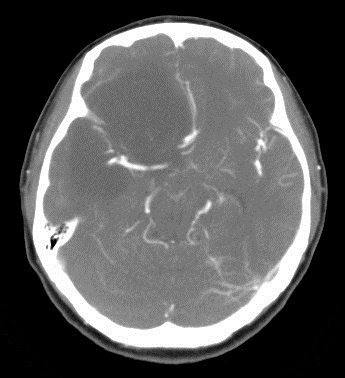
#> input picture 6-wavelet transform merge/CT-processed.jpg, 345 x 378 px
$ python 'wavelet merge.py'   (older library calls are emulated)
#> lines starting #> are read from the running program, lines starting #| are printed output that depends on the picture
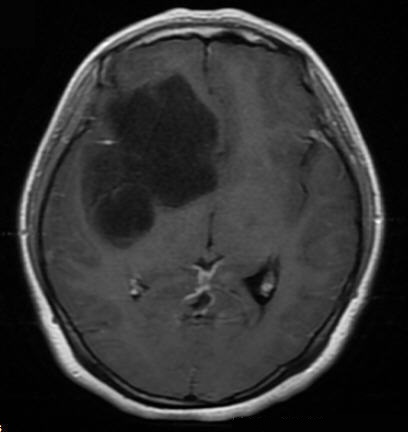
#> input picture 6-wavelet transform merge/T1.jpg, 408 x 432 px
#!/usr/bin/python
# -*- coding:utf8 -*-
import pywt
import numpy as np
import matplotlib.pyplot as plt
from PIL import Image
import cv2

# 对两个图片先进行小波分解，分别将低频和高频部分进行融合，最后进行小波重建
def wavelet(img1, img2, windowsize, wavelevel):
#> called with windowsize = 5, wavelevel = 2
    wave1 = pywt.wavedec2(img1, 'db2', level=wavelevel)
#> wave1 = 3 items
    wave2 = pywt.wavedec2(img2, 'db2', level=wavelevel)
#> wave2 = 3 items
    # 使用pywavelet库中的wavedec2函数对图片进行小波分解，此函数返回一个list
    # [cAn, (cHn, cVn, cDn), ..., (cH1, cV1, cD1)]，分别是逼近、水平细节、垂直细节、对角线细节
    # assert len(wave1) == len(wave2)
    res = []
    for k in range(len(wave1)):
        # 处理低频分量
        if k == 0:
            lowWeight1, lowWeight2 = GetLowWeight(wave1[k], wave2[k])  # 获得权重值
            lowres = np.zeros(wave2[k].shape)
            row, col = wave1[k].shape
            # 用加权平均法对低频分量进行融合
            for i in range(row):
                for j in range(col):
                    lowres[i, j] = lowWeight1 * wave1[k][i, j] + lowWeight2 * wave2[k][i, j]
            res.append(lowres)
            continue
        # 处理高频分量
        highres = []
        for array1, array2 in zip(wave1[k], wave2[k]):
            a_row, a_col = array1.shape
            highFreq = np.zeros((a_row, a_col))
            var1 = GetVariance(array1, windowsize)  # 获取每幅图的方差矩阵
            var2 = GetVariance(array2, windowsize)
            # 根据区域方差最大准则进行融合
            for i in range(a_row):
                for j in range(a_col):
                    if var1[i, j] > var2[i, j]:
                        highFreq[i, j] = array1[i, j]
                    else:
                        highFreq[i, j] = array2[i, j]
            highres.append(highFreq)
        res.append(tuple(highres))
#> this loop made 3 passes
#> (mean1 in GetLowWeight, var1 in GetLowWeight, mean2 in GetLowWeight, var2 in GetLowWeight, weight1 in GetLowWeight, weight2 in GetLowWeight, lowWeight1, lowWeight2) on pass 1: ([345.1], [314.5], [184.5], [170.4], [0.649], [0.351], [0.649], [0.351])
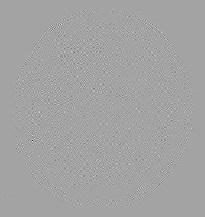
#> array1: shape (217, 205) float64; min -68.28, max 38.27, mean 0; drawn with min black and max white
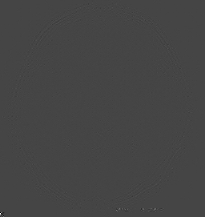
#> array2: shape (217, 205) float64; min -34.9, max 93.31, mean 0; drawn with min black and max white
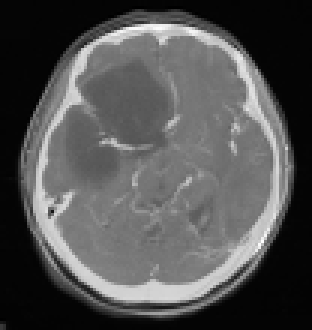
#> lowres: shape (110, 104) float64 (shown 3 times larger); min -12.65, max 913.6, mean 288.7; drawn with min black and max white
#> after the loop, res = 3 items
    return pywt.waverec2(res, 'db2')  # 利用waverec2()函数进行小波重建

# 对于低频分量，计算两图的权重比，作为融合时的权重
def GetLowWeight(img1, img2):
    mean1, var1 = cv2.meanStdDev(img1)
    mean2, var2 = cv2.meanStdDev(img2)
    weight1 = var1 / (var1 + var2)
    weight2 = var2 / (var1 + var2)
    return weight1, weight2

# 对于高频分量，获取其各自的方差矩阵
def GetVariance(array,windowsize):
    row, col = array.shape
    variance = np.zeros((row, col))
    # 对于每一个像素点，不去计算这个点对于全图的方差
    # 而是计算这个点对于其附近一个窗口的局部方差，这样可以减轻分块效应的影响
    for i in xrange(row):
        for j in xrange(col):
            if i - windowsize > 0:
                up = i - windowsize
            else:
                up = 0
            if i + windowsize < row:
                down = i + windowsize
            else:
                down = row
            if j - windowsize > 0:
                left = j - windowsize
            else:
                left = 0
            if j + windowsize < col:
                right = j + windowsize
            else:
                right = col
            window = array[up:down, left:right]
            mean, var = cv2.meanStdDev(window)
            variance[i, j] = var
    return variance

# 进行小波变换融合的主程序
def WaveletFusion(img1, img2, windowsize, wavelevel, name):
    I1 = Image.open(img1).convert('L')
    I2 = Image.open(img2).convert('L')
    I1 = I1.resize((I2.size), Image.ANTIALIAS)
    # 后续操作需要进行矩阵操作，故将灰度图转为矩阵格式
    I1array = np.array(I1)
    I2array = np.array(I2)
    res = wavelet(I1array, I2array, windowsize, wavelevel)
    Plot(I1, I2, res)
    picres = Image.fromarray(res).convert('RGB')
    picres.save(name)

#画图函数
def Plot(img1, img2, img):
    plt.subplot(131)
    plt.imshow(img1, cmap='gray')
    plt.axis('off')
    plt.subplot(132)
    plt.imshow(img2, cmap='gray')
    plt.axis('off')
    plt.subplot(133)
    plt.imshow(img, cmap='gray')
    plt.axis('off')
    plt.show()

if __name__ == '__main__':
    CT = "CT-processed.jpg"
    T1 = "T1.jpg"
    T2 = "T2.jpg"
    WaveletFusion(CT, T1, 5, 2, "CT&T1-wavelet.jpg")
    WaveletFusion(CT, T2, 5, 2, "CT&T2-wavelet.jpg")
#> call 2 of WaveletFusion, with img1 = 'CT-processed.jpg', img2 = 'T2.jpg', windowsize = 5, wavelevel = 2, name = 'CT&T2-wavelet.jpg'
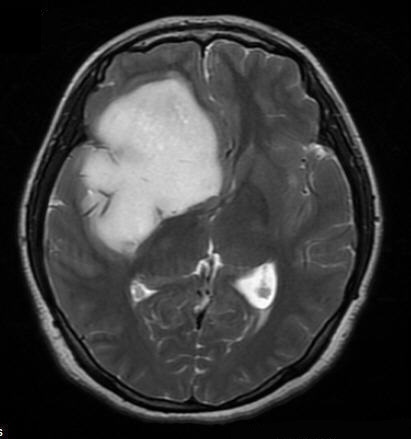
#> input picture 6-wavelet transform merge/T2.jpg, 411 x 439 px
#> call 2 of wavelet, with windowsize = 5, wavelevel = 2
#> the loop in wavelet (call 2), `for k in range(len(wave1)):` made 3 passes
#> (mean1 in GetLowWeight, var1 in GetLowWeight, mean2 in GetLowWeight, var2 in GetLowWeight, weight1 in GetLowWeight, weight2 in GetLowWeight, lowWeight1, lowWeight2) on pass 1: ([343.7], [314.7], [217.9], [228.7], [0.579], [0.421], [0.579], [0.421])
#> after the loop in wavelet (call 2), `for k in range(len(wave1)):`:
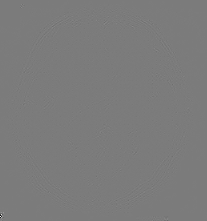
#> array2: shape (221, 207) float64; min -82.87, max 87.64, mean 0; drawn with min black and max white
#> in WaveletFusion (call 2), `picres = Image.fromarray(res).convert('RGB')`:
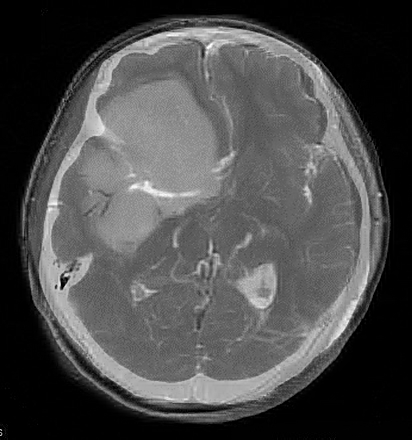
#> picres: PIL image 412x440 RGB; min 0, max 255, mean 75
